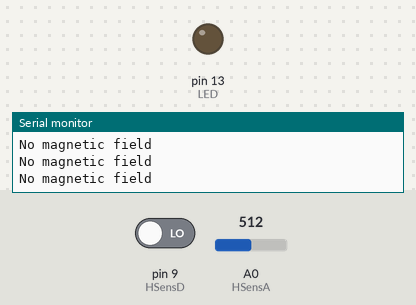
Simulated run of this sketch. Board: Arduino Uno, built with avr-gcc and run on an emulated ATmega328P. On the bench: output pins drawn as LEDs (lit = HIGH), the last lines printed to the serial monitor. Inputs (shaded band) come from the test bench; at power-on: pin 9 (HSensD) LOW, A0 (HSensA) = 512.

Above: at 1.3 s.
1.4 s: pin 9 (HSensD) driven HIGH
At 2.1 s:
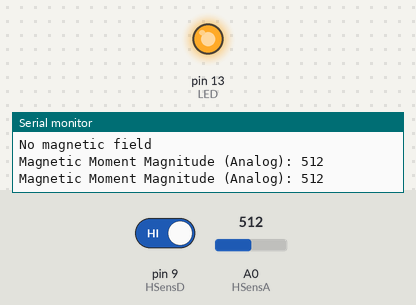
3.0 s: pin 9 (HSensD) driven LOW
At 3.3 s:
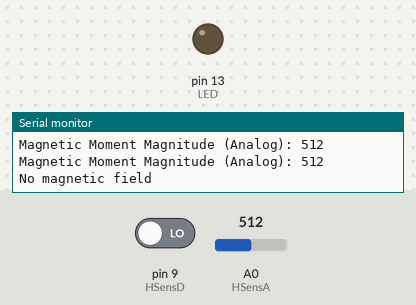
Timing chart, 0 to 6.0 s (numbered marks = the images above; inputs shaded):
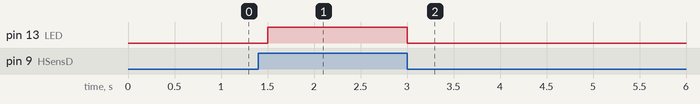

Measured:
- after the input at 1.4 s, pin 13 (LED): LOW → HIGH after 0.10 s
- after the input at 3.0 s, pin 13 (LED): HIGH → LOW at once

The sketch:

gall.ino
```cpp
int HSensA = A0; // Analog Hall sensor is connected to analog pin A0
int HSensD = 9;

int LED = 13; // onboard LED pin

void setup() {
  pinMode(HSensA, INPUT); // Analog Hall Effect Sensor pin INPUT
  pinMode(HSensD, INPUT); // Digital Hall Effect Sensor pin INPUT
  pinMode(LED, OUTPUT); // LED Pin Output
  Serial.begin(9600); // Initialize serial communication
}

void loop() {
  int sensValD = digitalRead(HSensD); // Read the digital sensor value
  int sensValA = analogRead(HSensA); // Read the analog sensor value

  if (sensValD == HIGH) {
    // If the digital sensor value is HIGH (magnetic field detected), turn on the onboard LED
    digitalWrite(LED, HIGH); // LED on
    Serial.print("Magnetic Moment Magnitude (Analog): ");
    Serial.println(sensValA);
  } else {
    // If no magnetic field is detected, turn off the onboard LED
    digitalWrite(LED, LOW); // LED off
    Serial.println("No magnetic field");
  }

  delay(500); // Adjust delay as needed
}
```
